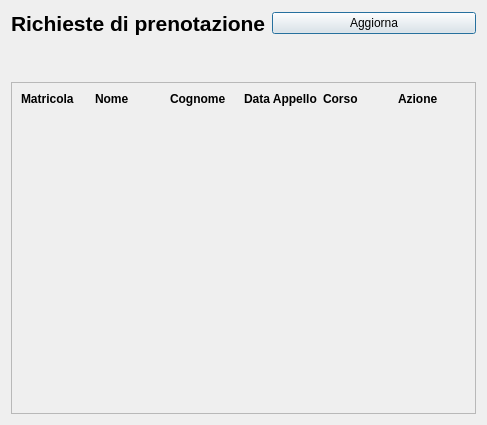
<?xml version="1.0" encoding="UTF-8"?>
<ui version="4.0">
 <class>InoltraPrenotazione</class>
 <widget class="QDialog" name="InoltraPrenotazione">
  <property name="geometry">
   <rect>
    <x>0</x>
    <y>0</y>
    <width>487</width>
    <height>425</height>
   </rect>
  </property>
  <property name="windowTitle">
   <string>UniWorld - Segreteria Incoltra Prenotazione</string>
  </property>
  <layout class="QVBoxLayout" name="verticalLayout">
   <item>
    <layout class="QHBoxLayout" name="horizontalLayout_3">
     <item>
      <widget class="QLabel" name="label_8">
       <property name="font">
        <font>
         <pointsize>16</pointsize>
         <weight>75</weight>
         <bold>true</bold>
        </font>
       </property>
       <property name="styleSheet">
        <string notr="true">text-align:center</string>
       </property>
       <property name="text">
        <string>Richieste di prenotazione</string>
       </property>
      </widget>
     </item>
     <item>
      <widget class="QPushButton" name="AggiornaButton">
       <property name="text">
        <string>Aggiorna</string>
       </property>
      </widget>
     </item>
    </layout>
   </item>
   <item>
    <spacer name="verticalSpacer_2">
     <property name="orientation">
      <enum>Qt::Vertical</enum>
     </property>
     <property name="sizeType">
      <enum>QSizePolicy::Preferred</enum>
     </property>
     <property name="sizeHint" stdset="0">
      <size>
       <width>20</width>
       <height>40</height>
      </size>
     </property>
    </spacer>
   </item>
   <item>
    <widget class="QScrollArea" name="scrollArea">
     <property name="widgetResizable">
      <bool>true</bool>
     </property>
     <widget class="QWidget" name="scrollAreaWidgetContents_2">
      <property name="geometry">
       <rect>
        <x>0</x>
        <y>0</y>
        <width>467</width>
        <height>326</height>
       </rect>
      </property>
      <layout class="QVBoxLayout" name="verticalLayout_3">
       <item>
        <layout class="QHBoxLayout" name="horizontalLayout_4">
         <item>
          <widget class="QLabel" name="label_9">
           <property name="font">
            <font>
             <weight>75</weight>
             <bold>true</bold>
            </font>
           </property>
           <property name="text">
            <string>Matricola</string>
           </property>
          </widget>
         </item>
         <item>
          <widget class="QLabel" name="label_11">
           <property name="font">
            <font>
             <weight>75</weight>
             <bold>true</bold>
            </font>
           </property>
           <property name="text">
            <string>Nome</string>
           </property>
          </widget>
         </item>
         <item>
          <widget class="QLabel" name="label_12">
           <property name="font">
            <font>
             <weight>75</weight>
             <bold>true</bold>
            </font>
           </property>
           <property name="text">
            <string>Cognome</string>
           </property>
          </widget>
         </item>
         <item>
          <widget class="QLabel" name="label_13">
           <property name="font">
            <font>
             <weight>75</weight>
             <bold>true</bold>
            </font>
           </property>
           <property name="text">
            <string>Data Appello</string>
           </property>
          </widget>
         </item>
         <item>
          <widget class="QLabel" name="label">
           <property name="font">
            <font>
             <weight>75</weight>
             <bold>true</bold>
            </font>
           </property>
           <property name="text">
            <string>Corso</string>
           </property>
          </widget>
         </item>
         <item>
          <widget class="QLabel" name="label_14">
           <property name="font">
            <font>
             <weight>75</weight>
             <bold>true</bold>
            </font>
           </property>
           <property name="text">
            <string>Azione</string>
           </property>
          </widget>
         </item>
        </layout>
       </item>
       <item>
        <layout class="QVBoxLayout" name="TableView"/>
       </item>
       <item>
        <spacer name="verticalSpacer_3">
         <property name="orientation">
          <enum>Qt::Vertical</enum>
         </property>
         <property name="sizeHint" stdset="0">
          <size>
           <width>20</width>
           <height>40</height>
          </size>
         </property>
        </spacer>
       </item>
      </layout>
     </widget>
    </widget>
   </item>
  </layout>
 </widget>
 <resources/>
 <connections/>
</ui>
